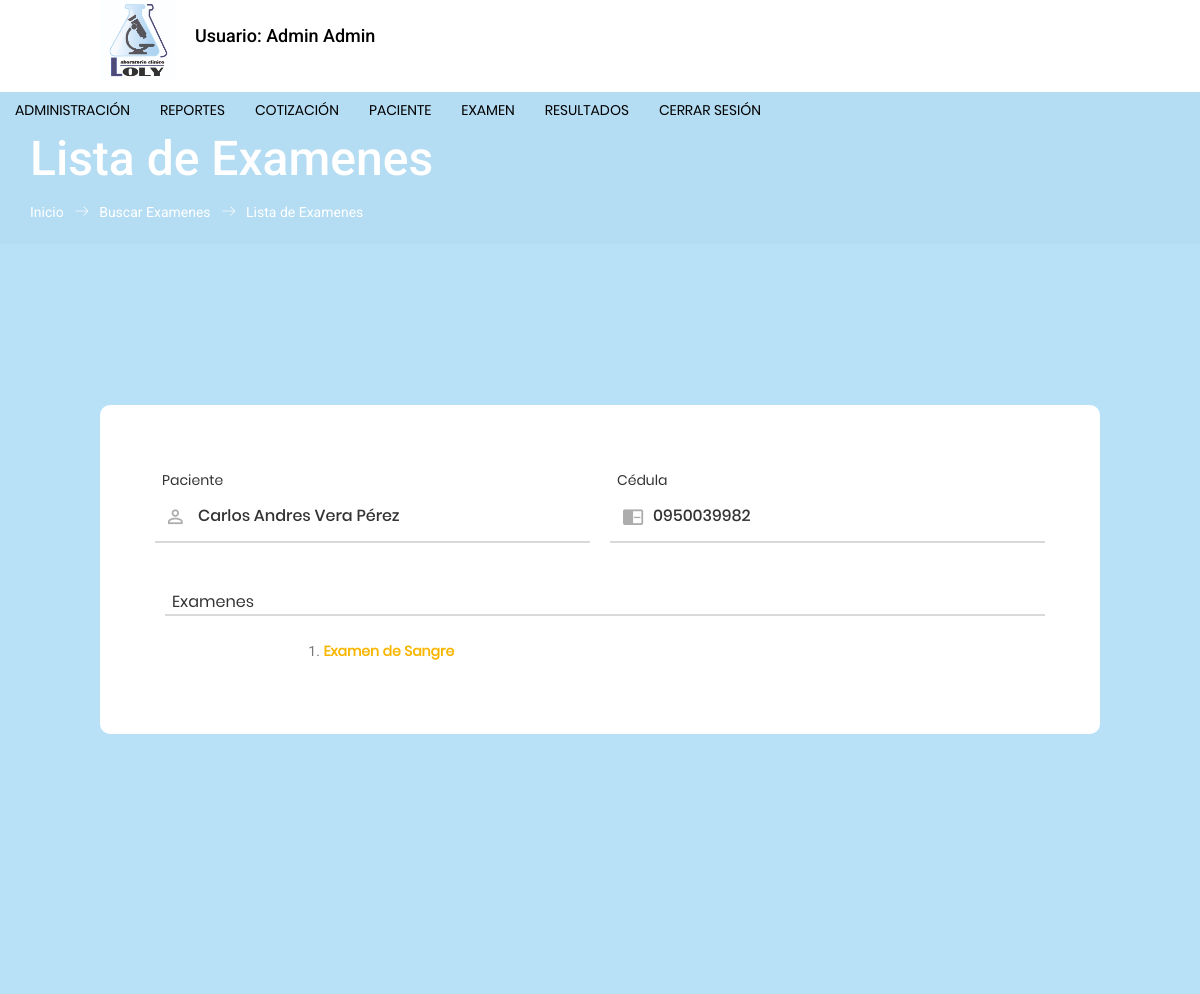
/forms/lista_examenes.php?idc=5&idp=11 (signed in), run on the app's committed database.
### tables this page shows
CREATE TABLE `cabecera_examen` (
  `cabecera_exa_id` int(11) NOT NULL,
  `fecha_ingreso_exa` timestamp NOT NULL DEFAULT CURRENT_TIMESTAMP,
  `fecha_modificacion_exa` timestamp NOT NULL DEFAULT CURRENT_TIMESTAMP,
  `tipo_examen` varchar(300) NOT NULL,
  `precio_examen` varchar(15) NOT NULL,
  `doctor_externo` varchar(150) NOT NULL,
  `tipo_pago` varchar(30) NOT NULL,
  `abono` varchar(30) NOT NULL,
  `estado_exa_id` int(11) NOT NULL,
  `id_paciente` int(11) NOT NULL
);

CREATE TABLE `paciente` (
  `id_paciente` int(11) NOT NULL,
  `fecha_ingreso` date NOT NULL,
  `fecha_modificacion` date NOT NULL,
  `nombres` varchar(250) NOT NULL,
  `apellidos` varchar(250) NOT NULL,
  `tipo_identificacion` int(11) NOT NULL,
  `identificacion` varchar(30) NOT NULL,
  `fecha_nacimiento` date NOT NULL,
  `edad` int(11) NOT NULL,
  `telefono` varchar(20) NOT NULL,
  `celular` varchar(20) NOT NULL,
  `correo` varchar(200) NOT NULL,
  `direccion` varchar(300) NOT NULL,
  `observacion` text NOT NULL,
  `paciente_usuario` varchar(250) NOT NULL,
  `paciente_clave` varchar(50) NOT NULL,
  `sexo` int(11) NOT NULL,
  `tipo_paciente` int(11) NOT NULL,
  `estado` int(11) NOT NULL
);

### forms/lista_examenes.php (the view, shortened to what this page needs)
<?php include("cabecera.php"); ?>
<?php include("menu2.php"); ?>
<?php  if ($perfil == 1 || $perfil == 2){ ?>
<?php
if (isset($_REQUEST['idc']) && isset($_REQUEST['idp']) ) {
  $idcab=$_REQUEST['idc'];
  $idpac=$_REQUEST['idp'];
}else{
  $idpac="";
  $idcab="";
}
$consulta=mysqli_query($con,"SELECT * FROM cabecera_examen C INNER JOIN estado_examen ES ON C.estado_Exa_id=ES.estado_exa_id INNER JOIN paciente P ON C.id_paciente=P.id_paciente INNER JOIN estado E on P.estado=E.id_estado INNER JOIN sexo S on P.sexo=S.id_sexo WHERE C.cabecera_exa_id='$idcab'");
$row=mysqli_fetch_array($consulta);
$paciente=$row['nombres']." ".$row['apellidos'];
$cedula=$row['identificacion'];
?>
<section class="banner_area">
  <div class="banner_inner d-flex align-items-center">
    <div class="container" >
      <div class="banner_content text-left">
        <h2>Lista de Examenes</h2>
        <div class="page_link">
          <a href="inicio.php">Inicio</a>
          <a href="buscar_examenes.php">Buscar Examenes</a>
           <a href="https://www.laboratoriololy.com/forms/buscar_examenes.php" class="">Lista de Examenes</a>
        </div>
      </div>
    </div>
  </div>
</section>
<div class="container-login100" style="background: #B8E1F7; margin-top: -50px;">
    <div class="wrap-login1000 p-l-55 p-r-55 p-t-65 p-b-54 m-b-50">
      <div class="parados">
        <div class="wrap-input100 validate-input m-b-23 m-r-10" data-validate = "Nombre es requerido">
          <span class="label-input100">Paciente</span>
          <input class="input100" type="text" name="nombres" id="nombres" placeholder="Ej: Carlos Andres" value="<?php echo $paciente; ?>" readonly>
          <span class="focus-input100" data-symbol="&#xf206;"></span>
        </div>
        <div class="wrap-input100 validate-input m-b-23 m-l-10" data-validate = "Nombre es requerido">
          <span class="label-input100">Cédula</span>
          <input class="input100" type="text" name="cedula" id="cedula" placeholder="Ej: 0912345678" maxlength="10" value="<?php echo $cedula; ?>" readonly>
          <span class="focus-input100" data-symbol="&#xf2c3;"></span>
        </div>
      </div>
      <br>
      <div class="parados">
        <div class="wrap-input100 validate-input m-b-23 m-l-10" data-validate = "Nombre es requerido">
          <span class="label-input100" style="font-size: 16px;">Examenes</span>
        </div>
      </div>
      <div class="row">
        <div class="col-md-2">
        </div>
        <div class="col-md-8">
          <ul>
<?php
$consultar = mysqli_query($con,"SELECT * FROM cabecera_examen WHERE cabecera_exa_id='$idcab'") or die ("erro".mysqli_error());
  $recupera = mysqli_fetch_array($consultar);
  $tipon = $recupera['tipo_examen'];
  $forexamen = explode('*', $tipon);
  $m=1;
  $arraydt=[];
         $resultado = array_diff($forexamen, $arraydt);
        foreach ($resultado as $key ) {
         $ffdt=utf8_encode($key);
       $consultar3 = mysqli_query($con,"SELECT * FROM tipo_formato WHERE formato_nombre='$ffdt'") or die ("erro".mysqli_error());
       $row3=mysqli_fetch_assoc($consultar3);
      $idtex2=$row3['formato_id'];
         echo "<li>".$m.". <a href='resultado_designacion.php?idc=".$row['cabecera_exa_id']."&idp=".$idpac."&tipex=".$idtex2."' style='color: #2D2C2C;' title='Agregar Resultados'><b>".$key."</b></a></li>";
         $m++;
  }
?>
          </ul>
        </div>
        <div class="col-md-2">
        </div>
      </div>
    </div>
  </div>
</body>
</html>
<?php  } else {
  header("Location:inicio.php");
} ?>

### forms/css/main.css (style rules this page uses)
* { margin: 0px; padding: 0px; box-sizing: border-box; }
body, html { height: 100%; font-family: Poppins-Regular, sans-serif; }
a { font-family: Poppins-Regular; font-size: 14px; line-height: 1.7; color: #666666; margin: 0px; transition: all 0.4s; -webkit-transition: all 0.4s; -o-transition: all 0.4s; -moz-transition: all 0.4s; }
h1,h2,h3,h4,h5,h6 { margin: 0px; }
input { outline: none; border: none; }
.container-login100 { width: 100%; min-height: 100vh; display: -webkit-box; display: -webkit-flex; display: -moz-box; display: -ms-flexbox; display: flex; flex-wrap: wrap; justify-content: center; align-items: center; padding: 15px; background-repeat: no-repeat; background-position: center; background-size: cover; }
.wrap-login1000 { width: 1000px; background: #fff; border-radius: 10px; overflow: hidden; }
.parados { display: flex; justify-content: space-between; }
.wrap-input100 { width: 100%; position: relative; border-bottom: 2px solid #d9d9d9; }
.label-input100 { font-family: Poppins-Regular; font-size: 14px; color: #333333; line-height: 1.5; padding-left: 7px; }
.input100 { font-family: Poppins-Medium; font-size: 16px; color: #333333; line-height: 1.2; display: block; width: 100%; height: 50px; background: transparent; padding: 0 7px 0 43px; }
.focus-input100 { position: absolute; display: block; width: 100%; height: 100%; top: 0; left: 0; pointer-events: none; }
.focus-input100::after { content: attr(data-symbol); font-family: Material-Design-Iconic-Font; color: #adadad; font-size: 22px; display: -webkit-box; display: -webkit-flex; display: -moz-box; display: -ms-flexbox; display: flex; align-items: center; justify-content: center; position: absolute; height: calc(100% - 20px); bottom: 0; left: 0; padding-left: 13px; padding-top: 3px; }
.focus-input100::before { content: ""; display: block; position: absolute; bottom: -2px; left: 0; width: 0; height: 2px; background: #7f7f7f; -webkit-transition: all 0.4s; -o-transition: all 0.4s; -moz-transition: all 0.4s; transition: all 0.4s; }
.validate-input { position: relative; }

### forms/estilos.css (style rules this page uses)
ul, ol { list-style: none; }

### data on the page
cabecera_examen: nombres "Carlos Andres Vera Pérez", cedula "0950039982", tipo_examen "Examen de Sangre"

### other printed values
$nombre "Admin Admin"
